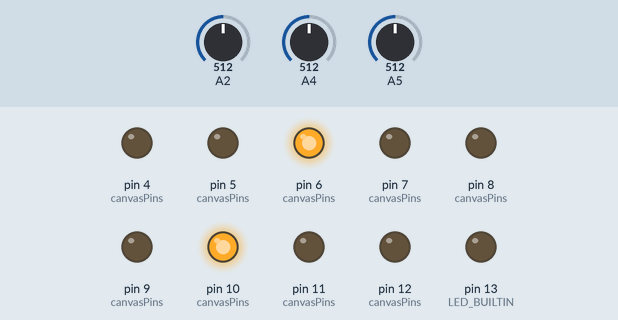
This sketch was run on a simulated Arduino Uno, built with avr-gcc and run on an emulated ATmega328P. On the bench: output pins drawn as LEDs (lit = HIGH). Dashed ring = blinking. Inputs (shaded band) come from the test bench; at power-on: A2 = 512, A4 = 512, A5 = 512. Random numbers use the default seed unless the sketch sets one.

Above: at 2.1 s.
2.2 s: A2 set to 983
At 3.8 s:
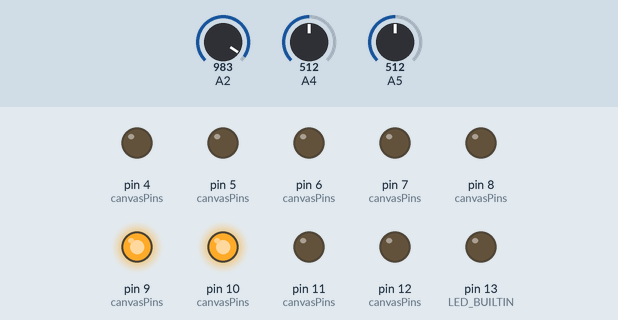
5.2 s: A2 set to 1015
At 6.3 s:
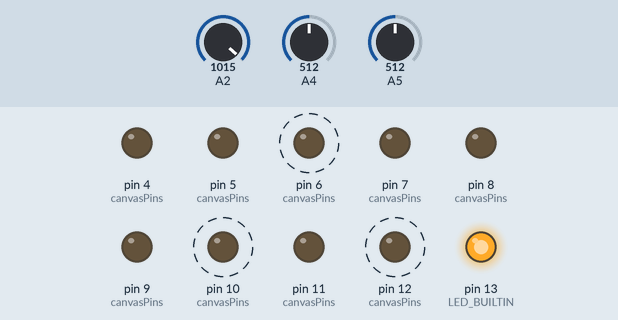
At 7.3 s:
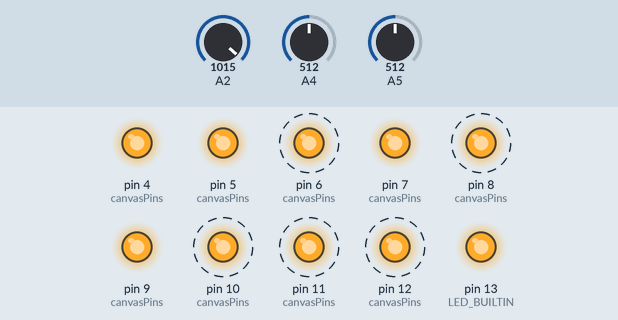
Timing chart, 0 to 14.2 s (numbered marks = the images above; inputs shaded):
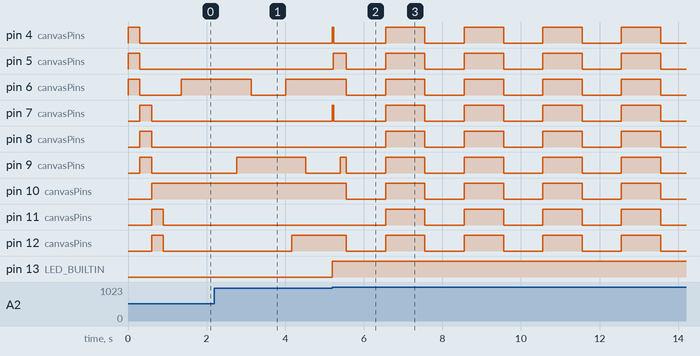

Measured:
- the behaviour switches between 1000 and 1001 on A2 (found by bisection; images 1 and 2)
- after the input at 5.2 s, pin 13 (LED_BUILTIN): LOW → HIGH at once
- by itself, pin 5 (canvasPins), pin 9 (canvasPins): repeats every 2.0 s: LOW 1.0 s, HIGH 1.0 s
- by itself, pin 6 (canvasPins), pin 8 (canvasPins), pin 10 (canvasPins), pin 11 (canvasPins), pin 12 (canvasPins): alternates HIGH for 1.0 s and LOW for 1.0 s

The sketch:

tiny_game.ino
```cpp
// TYPES

struct Enemy {
  bool alive = false;
  short x;
  short y;
  short timer = 0;
};

// CANVAS

// canvas data used to "buffer" rendering
bool canvas[9] = {
  false, false, false,
  false, false, false,
  false, false, false
};

// lookup table for canvas -> pin
int canvasPins[9] = {
  12, 10, 11,
  9, 7, 8,
  6, 4, 5
};

// STATE

// input

bool leftPressed = false;
bool rightPressed = false;
bool shootPressed = false;

bool wasLeftPressed = false;
bool wasRightPressed = false;
bool wasShootPressed = false;

// "ship"

short shipPos = 1;

bool isShooting = false;
int shootTime = 0;
const int MAX_SHOOTING_TIME = 20;

// enemies

const int MAX_ENEMIES = 6;
const float ENEMY_MOVE_TIMER_MIN = 200.f;
const float ENEMY_MOVE_TIMER_MAX = 900.f;
const float ENEMY_SPAWN_MIN = 800.f;
const float ENEMY_SPAWN_MAX = 10000.f;
const float ENEMY_SPAWN_THRESHOLD = 10.f;
const float GAME_TIME_MAX = 60000.f;

Enemy enemies[MAX_ENEMIES];

// game

bool isEnd = false;
bool endFlash = false;

// HELPERS

void initializePins() {
  pinMode(LED_BUILTIN, OUTPUT);

  // LED display pins
  for (int i = 4; i <= 12; i++) {
    pinMode(i, OUTPUT);
  }
}

void readButtonInput() {
  wasLeftPressed = leftPressed;
  wasRightPressed = rightPressed;
  wasShootPressed = shootPressed;

  leftPressed = analogRead(5) > 1000;
  rightPressed = analogRead(4) > 1000;
  shootPressed = analogRead(2) > 1000;
}

void printButtonState() {
  Serial.print("Left: ");
  Serial.print(leftPressed);

  Serial.print("; Right: ");
  Serial.print(rightPressed);

  Serial.print("; Shoot: ");
  Serial.print(shootPressed);

  Serial.println();
}

void updateIndicator() {
  if (leftPressed || rightPressed || shootPressed) {
    digitalWrite(LED_BUILTIN, HIGH);
  } else {
    digitalWrite(LED_BUILTIN, LOW);
  }
}

void updateShipPos() {
  if (leftPressed && !wasLeftPressed) {
    shipPos--;
  }
  if (rightPressed && !wasRightPressed) {
    shipPos++;
  }

  if (shipPos < 0) {
    shipPos = 0;
  }
  if (shipPos > 2) {
    shipPos = 2;
  }
}

void renderShip() {
  canvas[shipPos] = true;
}

void updateShooting() {
  if (isShooting) {
    shootTime++;

    if (shootTime > MAX_SHOOTING_TIME) {
      isShooting = false;
    }
  } else {
    if (shootPressed && !wasShootPressed) {
      isShooting = true;
      shootTime = 0;
    }
  }
}

void renderShooting() {
  if (isShooting) {
    if (shipPos == 0) {
      canvas[3] = true;
      canvas[6] = true;
    } else if (shipPos == 1) {
      canvas[4] = true;
      canvas[7] = true;
    } else  {
      canvas[5] = true;
      canvas[8] = true;
    }
  }
}

void clearCanvas() {
  for (int i = 0; i < 9; i++) {
    canvas[i] = false;
  }
}

void renderCanvas() {
  for (int i = 0; i < 9; i++) {
    int pin = canvasPins[i];
    digitalWrite(pin, canvas[i] ? HIGH : LOW);
  }
}

void createEnemies() {
  enemies[0].alive = true;
  enemies[0].x = 0;
  enemies[0].y = 1;

  enemies[1].alive = true;
  enemies[1].x = 2;
  enemies[1].y = 2;
}

void spawnEnemies() {
  float chance = ENEMY_SPAWN_MAX -
    (
      (millis() / GAME_TIME_MAX) *
      (ENEMY_SPAWN_MAX - ENEMY_SPAWN_MIN)
    );

  if (chance < ENEMY_SPAWN_MIN) {
    chance = ENEMY_SPAWN_MIN;
  }

  if (random(chance) < ENEMY_SPAWN_THRESHOLD) {
    for (int i = 0; i < MAX_ENEMIES; i++) {
      if (enemies[i].alive) continue;

      enemies[i].x = random(3);
      enemies[i].y = 2;
      enemies[i].alive = true;
      enemies[i].timer = 0;

      break;
    }
  }
}

void updateEnemies() {
  float maxTimer = ENEMY_MOVE_TIMER_MAX -
    (
      (millis() / GAME_TIME_MAX) *
      (ENEMY_MOVE_TIMER_MAX - ENEMY_MOVE_TIMER_MIN)
    );

  if (maxTimer < ENEMY_MOVE_TIMER_MIN) {
    maxTimer = ENEMY_MOVE_TIMER_MIN;
  }

  for (int i = 0; i < MAX_ENEMIES; i++) {
    if (!enemies[i].alive) continue;

    if (isShooting && shipPos == enemies[i].x) {
      enemies[i].alive = false;
      continue;
    }

    enemies[i].timer++;

    if (enemies[i].timer > maxTimer) {
      if (enemies[i].y > 0) {
        enemies[i].y--;
        enemies[i].timer = 0;
      } else {
        enemies[i].alive = false;
        isEnd = true;
      }
    }
  }
}

void renderEnemies() {
  for (int i = 0; i < MAX_ENEMIES; i++) {
    if (enemies[i].alive) {
      canvas[
          enemies[i].y * 3
        + enemies[i].x
      ] = true;
    }
  }
}

void renderEnd() {
  for (int i = 0; i < 9; i++) {
    canvas[i] = endFlash;
  }

  endFlash = !endFlash;
}

// MAIN

void intro() {
  for (int i = 0; i < 6; i++) {
    canvas[i] = false;
  }
  for (int i = 6; i < 9; i++) {
    canvas[i] = true;
  }

  renderCanvas();
  delay(300);

  for (int i = 0; i < 9; i++) {
    canvas[i] = false;
  }
  for (int i = 3; i < 6; i++) {
    canvas[i] = true;
  }

  renderCanvas();
  delay(300);

  for (int i = 0; i < 3; i++) {
    canvas[i] = true;
  }
  for (int i = 3; i < 9; i++) {
    canvas[i] = false;
  }

  renderCanvas();
  delay(300);
}

void setup() {
  initializePins();
  intro();

  // createEnemies();

  Serial.begin(9600);
  randomSeed(analogRead(0));
}

void loop() {
  if (isEnd) {
    renderEnd();
    renderCanvas();
    delay(1000);
    return;
  }

  clearCanvas();

  readButtonInput();
  updateIndicator();
  spawnEnemies();

  updateShipPos();
  updateShooting();
  updateEnemies();

  renderShip();
  renderShooting();
  renderEnemies();

  renderCanvas();
  delay(1); // for analogRead
}
```
